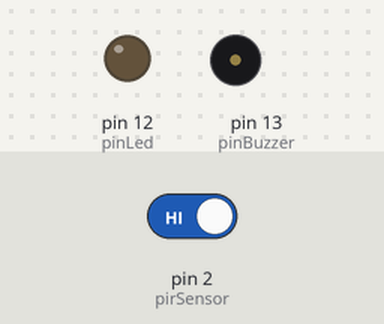
Bench run of a sketch on a simulated Arduino Uno, built with avr-gcc and run on an emulated ATmega328P. On the bench: output pins drawn as LEDs (lit = HIGH), buzzer (waves = sounding, pin HIGH). Inputs (shaded band) come from the test bench; at power-on: pin 2 (pirSensor) HIGH.

Above: at 1.2 s.
1.3 s: pin 2 (pirSensor) driven LOW
At 2.5 s:
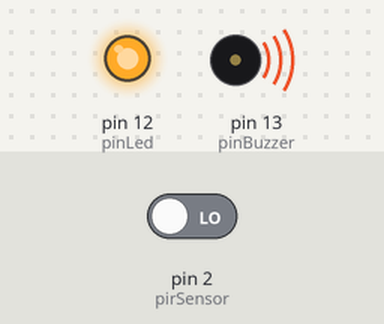
2.8 s: pin 2 (pirSensor) driven HIGH
At 3.7 s:
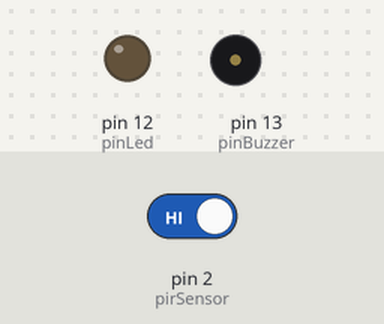
Timing chart, 0 to 5.8 s (numbered marks = the images above; inputs shaded):
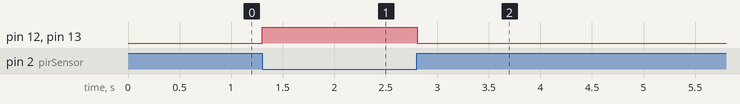

The sketch:

Motion_detection_using_PIRsensor.ino
```cpp
int pirSensor =2;
int pinLed =12;
int pinBuzzer =13;

void setup()
{
  pinMode(pirSensor, INPUT);
  pinMode(pinLed, OUTPUT);
  pinMode(pinBuzzer, OUTPUT);
}
void loop()
{
 int irsensor = digitalRead(pirSensor);
  if (irsensor == LOW)
  {
    digitalWrite(pinLed, HIGH);
   digitalWrite (pinBuzzer, HIGH);
  }
    else {
    digitalWrite(pinLed, LOW);
digitalWrite (pinBuzzer, LOW);
  }
  delay(10);
}
```

Measured:
- after the input at 1.3 s, pin 12 (pinLed), pin 13 (pinBuzzer): LOW → HIGH at once
- after the input at 2.8 s, pin 12 (pinLed), pin 13 (pinBuzzer): HIGH → LOW at once
